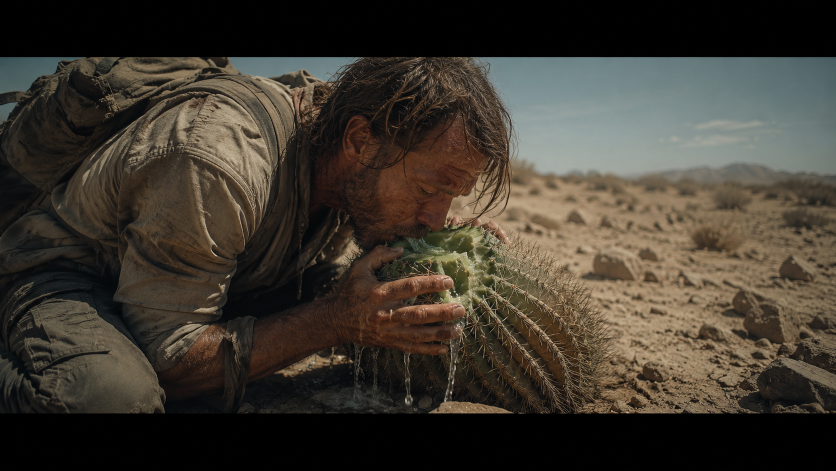
#> input picture images/0342edad-67f4-431f-b174-2cb21c982237.png, 1672 x 941 px (shown at 1/2 size); its folder holds 8 pictures in this run
$ python compress_images.py
#> lines starting #> are read from the running program, lines starting #| are printed output that depends on the picture
"""Compression des images PNG -> JPEG (max 900px, qualite 85%)"""
import sys, os
sys.stdout.reconfigure(encoding="utf-8")
from pathlib import Path
from PIL import Image

IMAGES_DIR = Path(__file__).parent / "images"
MAX_SIZE = 900       # px on longest dimension
QUALITY = 85

# These are original/legacy images — on ne les touche pas
SKIP = {
    "ostrich.webp", "fish-meme.png", "flamingo-pink.png",
    "sunflowers-sun.png", "vegan-activist.png", "nutrition-chemicals.png",
    "edison-lightbulb.png",
    "tiktok_araignees.jpg", "tiktok_araignees_en.jpg",
}

converted = []
total_before = 0
total_after = 0

for png in sorted(IMAGES_DIR.glob("*.png")):
    if png.name in SKIP:
        continue

    before = png.stat().st_size
    total_before += before

    jpg = png.with_suffix(".jpg")

    try:
        img = Image.open(png).convert("RGB")
#> img is the input picture: PIL image 1672x941 RGB; mean R, G, B 62.9, 56.6, 47.4
        w, h = img.size
#> w = 1672; h = 941
        # Redimensionner si nécessaire
        if max(w, h) > MAX_SIZE:
            ratio = MAX_SIZE / max(w, h)
#> ratio = 0.538
            new_size = (int(w * ratio), int(h * ratio))
#> new_size = (900, 506)
            img = img.resize(new_size, Image.LANCZOS)
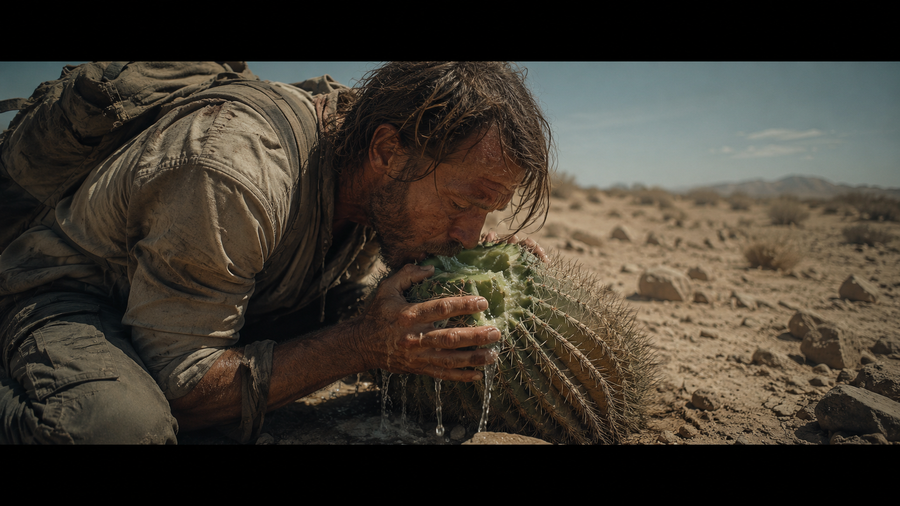
#> img: PIL image 900x506 RGB; mean R, G, B 62.9, 56.6, 47.4

        img.save(jpg, "JPEG", quality=QUALITY, optimize=True)
        after = jpg.stat().st_size
        total_after += after

        gain = (1 - after / before) * 100
        print(f"  {png.name} : {before//1024}Ko -> {after//1024}Ko ({gain:.0f}%)")
        converted.append(png.name)

        # Supprimer le PNG original
        png.unlink()

    except Exception as e:
        print(f"  ERREUR {png.name}: {e}")
#> pass 2 of the loop `for png in sorted(IMAGES_DIR.glob("*.png")):`:
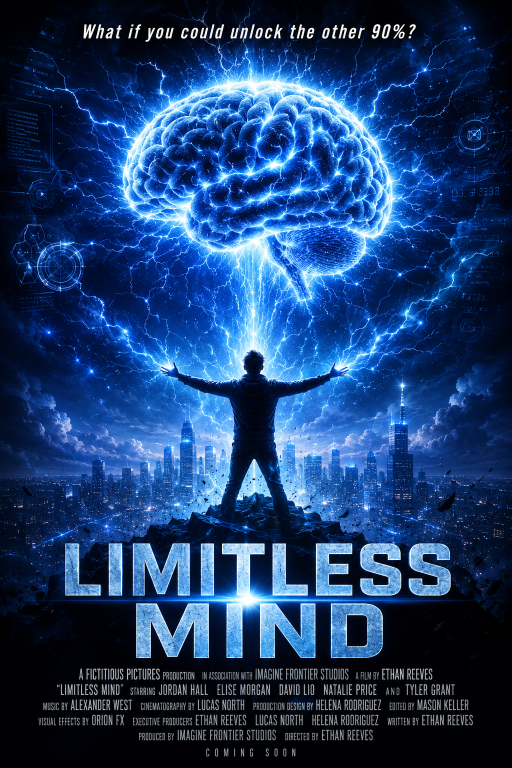
#> input picture images/affiche_film_cerveau_en.png, 1024 x 1536 px (shown at 1/2 size)
#> img is the input picture: PIL image 1024x1536 RGB; mean R, G, B 28.6, 61.2, 108.8
#> `img = img.resize(new_size, Image.LANCZOS)`:
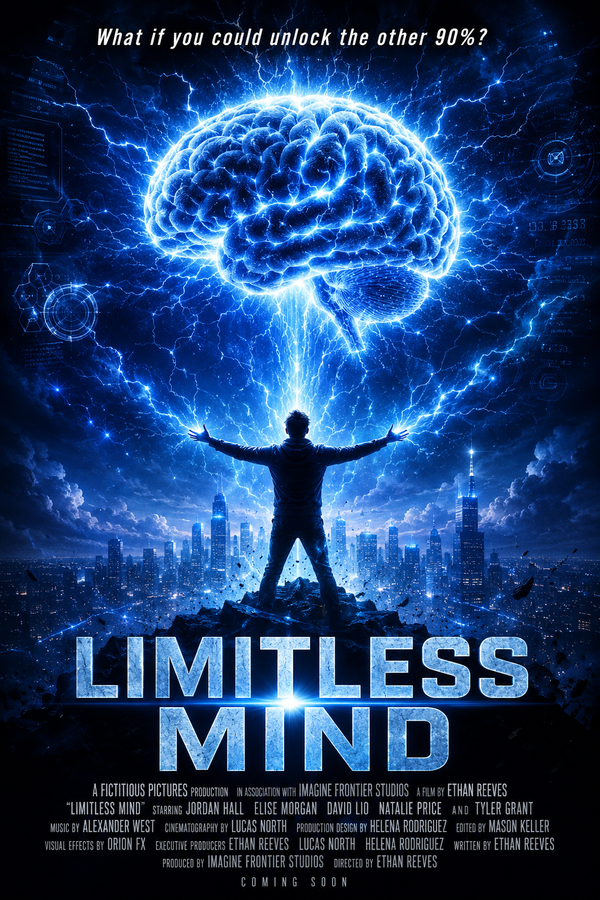
#> img: PIL image 600x900 RGB; mean R, G, B 28.8, 61.3, 108.9

print()
print(f"Total avant : {total_before//1024//1024} Mo")
print(f"Total apres : {total_after//1024//1024} Mo")
print(f"Gain total  : {(1 - total_after/total_before)*100:.0f}%")
print(f"Images converties : {len(converted)}")
